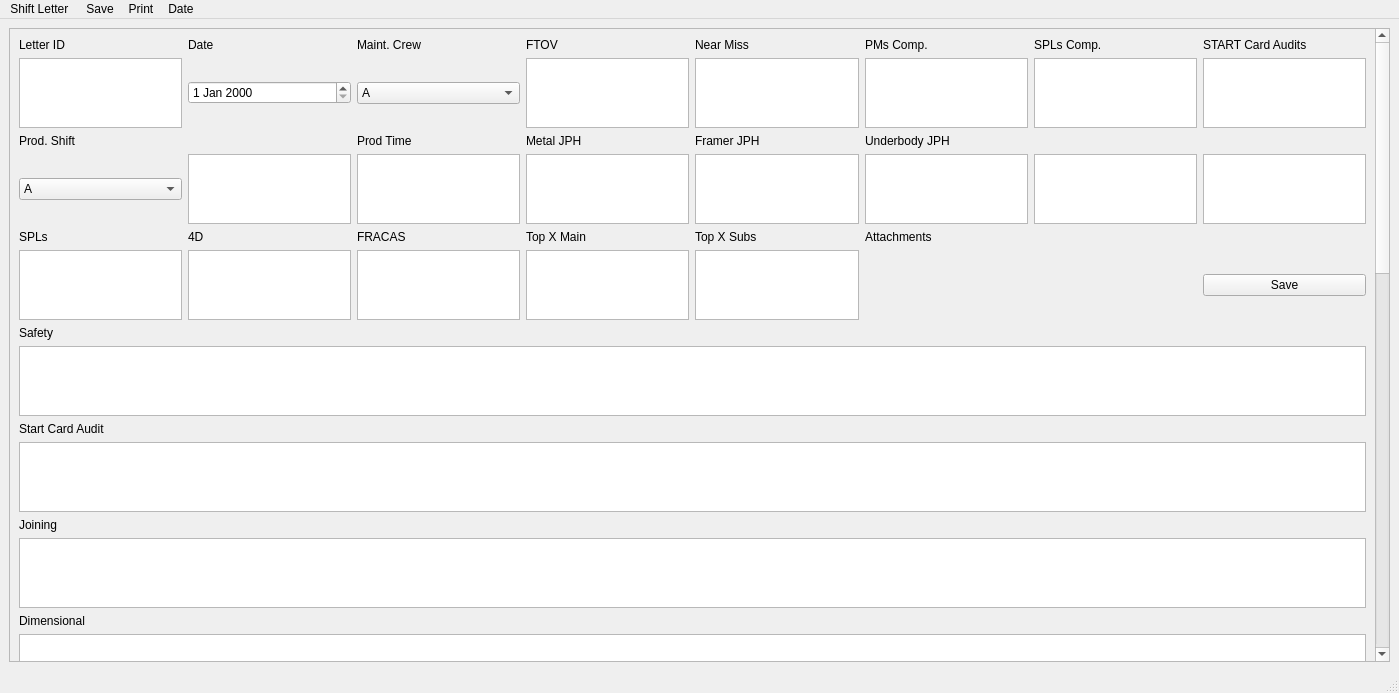
<?xml version="1.0" encoding="UTF-8"?>
<ui version="4.0">
 <class>MainWindow</class>
 <widget class="QMainWindow" name="MainWindow">
  <property name="geometry">
   <rect>
    <x>0</x>
    <y>0</y>
    <width>1399</width>
    <height>693</height>
   </rect>
  </property>
  <property name="windowTitle">
   <string>MainWindow</string>
  </property>
  <widget class="QWidget" name="centralwidget">
   <layout class="QHBoxLayout" name="horizontalLayout">
    <item>
     <layout class="QVBoxLayout" name="verticalLayout">
      <item>
       <widget class="QScrollArea" name="scrollArea">
        <property name="widgetResizable">
         <bool>true</bool>
        </property>
        <widget class="QWidget" name="scrollAreaWidgetContents_2">
         <property name="geometry">
          <rect>
           <x>0</x>
           <y>0</y>
           <width>1360</width>
           <height>1896</height>
          </rect>
         </property>
         <layout class="QGridLayout" name="gridLayout_4">
          <item row="0" column="0">
           <layout class="QHBoxLayout" name="horizontalLayout_2">
            <item>
             <layout class="QVBoxLayout" name="verticalLayout_3">
              <property name="bottomMargin">
               <number>9</number>
              </property>
              <item>
               <layout class="QGridLayout" name="gridLayout_6">
                <item row="0" column="3">
                 <widget class="QLabel" name="label_28">
                  <property name="maximumSize">
                   <size>
                    <width>120</width>
                    <height>16777215</height>
                   </size>
                  </property>
                  <property name="text">
                   <string>FTOV</string>
                  </property>
                 </widget>
                </item>
                <item row="3" column="7">
                 <widget class="QTextEdit" name="textEdit_34"/>
                </item>
                <item row="1" column="5">
                 <widget class="QTextEdit" name="textEdit_30"/>
                </item>
                <item row="3" column="6">
                 <widget class="QTextEdit" name="textEdit_33"/>
                </item>
                <item row="4" column="3">
                 <widget class="QLabel" name="label_40">
                  <property name="maximumSize">
                   <size>
                    <width>1000</width>
                    <height>16777215</height>
                   </size>
                  </property>
                  <property name="text">
                   <string>Top X Main</string>
                  </property>
                 </widget>
                </item>
                <item row="3" column="2">
                 <widget class="QTextEdit" name="textEdit_26"/>
                </item>
                <item row="0" column="4">
                 <widget class="QLabel" name="label_27">
                  <property name="maximumSize">
                   <size>
                    <width>120</width>
                    <height>16777215</height>
                   </size>
                  </property>
                  <property name="text">
                   <string>Near Miss</string>
                  </property>
                 </widget>
                </item>
                <item row="1" column="1">
                 <widget class="QDateEdit" name="dateEdit"/>
                </item>
                <item row="4" column="2">
                 <widget class="QLabel" name="label_39">
                  <property name="maximumSize">
                   <size>
                    <width>1000</width>
                    <height>16777215</height>
                   </size>
                  </property>
                  <property name="text">
                   <string>FRACAS</string>
                  </property>
                 </widget>
                </item>
                <item row="3" column="5">
                 <widget class="QTextEdit" name="textEdit_29"/>
                </item>
                <item row="4" column="0">
                 <widget class="QLabel" name="label_32">
                  <property name="maximumSize">
                   <size>
                    <width>1000</width>
                    <height>16777215</height>
                   </size>
                  </property>
                  <property name="text">
                   <string>SPLs</string>
                  </property>
                 </widget>
                </item>
                <item row="2" column="4">
                 <widget class="QLabel" name="label_35">
                  <property name="maximumSize">
                   <size>
                    <width>120</width>
                    <height>16777215</height>
                   </size>
                  </property>
                  <property name="text">
                   <string>Framer JPH</string>
                  </property>
                 </widget>
                </item>
                <item row="1" column="6">
                 <widget class="QTextEdit" name="textEdit_31"/>
                </item>
                <item row="1" column="4">
                 <widget class="QTextEdit" name="textEdit_22"/>
                </item>
                <item row="5" column="0">
                 <widget class="QTextBrowser" name="textBrowser"/>
                </item>
                <item row="2" column="2">
                 <widget class="QLabel" name="label_33">
                  <property name="maximumSize">
                   <size>
                    <width>120</width>
                    <height>16777215</height>
                   </size>
                  </property>
                  <property name="text">
                   <string>Prod Time</string>
                  </property>
                 </widget>
                </item>
                <item row="0" column="0">
                 <widget class="QLabel" name="label_4">
                  <property name="maximumSize">
                   <size>
                    <width>120</width>
                    <height>16777215</height>
                   </size>
                  </property>
                  <property name="text">
                   <string>Letter ID</string>
                  </property>
                 </widget>
                </item>
                <item row="0" column="7">
                 <widget class="QLabel" name="label_37">
                  <property name="maximumSize">
                   <size>
                    <width>200</width>
                    <height>16777215</height>
                   </size>
                  </property>
                  <property name="text">
                   <string>START Card Audits</string>
                  </property>
                 </widget>
                </item>
                <item row="2" column="0">
                 <widget class="QLabel" name="label_31">
                  <property name="maximumSize">
                   <size>
                    <width>120</width>
                    <height>16777215</height>
                   </size>
                  </property>
                  <property name="text">
                   <string>Prod. Shift</string>
                  </property>
                 </widget>
                </item>
                <item row="4" column="5">
                 <widget class="QLabel" name="label_42">
                  <property name="maximumSize">
                   <size>
                    <width>1000</width>
                    <height>16777215</height>
                   </size>
                  </property>
                  <property name="text">
                   <string>Attachments</string>
                  </property>
                 </widget>
                </item>
                <item row="3" column="4">
                 <widget class="QTextEdit" name="textEdit_28"/>
                </item>
                <item row="5" column="1">
                 <widget class="QTextBrowser" name="textBrowser_2"/>
                </item>
                <item row="0" column="5">
                 <widget class="QLabel" name="label_26">
                  <property name="maximumSize">
                   <size>
                    <width>120</width>
                    <height>16777215</height>
                   </size>
                  </property>
                  <property name="text">
                   <string>PMs Comp.</string>
                  </property>
                 </widget>
                </item>
                <item row="1" column="0">
                 <widget class="QTextEdit" name="textEdit_24"/>
                </item>
                <item row="2" column="5">
                 <widget class="QLabel" name="label_36">
                  <property name="maximumSize">
                   <size>
                    <width>150</width>
                    <height>16777215</height>
                   </size>
                  </property>
                  <property name="text">
                   <string>Underbody JPH</string>
                  </property>
                 </widget>
                </item>
                <item row="0" column="6">
                 <widget class="QLabel" name="label_23">
                  <property name="maximumSize">
                   <size>
                    <width>120</width>
                    <height>16777215</height>
                   </size>
                  </property>
                  <property name="text">
                   <string>SPLs Comp.</string>
                  </property>
                 </widget>
                </item>
                <item row="3" column="1">
                 <widget class="QTextEdit" name="textEdit_25"/>
                </item>
                <item row="5" column="4">
                 <widget class="QTextBrowser" name="textBrowser_5"/>
                </item>
                <item row="5" column="3">
                 <widget class="QTextBrowser" name="textBrowser_4"/>
                </item>
                <item row="4" column="1">
                 <widget class="QLabel" name="label_38">
                  <property name="maximumSize">
                   <size>
                    <width>1000</width>
                    <height>16777215</height>
                   </size>
                  </property>
                  <property name="text">
                   <string>4D</string>
                  </property>
                 </widget>
                </item>
                <item row="0" column="1">
                 <widget class="QLabel" name="label_30">
                  <property name="maximumSize">
                   <size>
                    <width>120</width>
                    <height>16777215</height>
                   </size>
                  </property>
                  <property name="text">
                   <string>Date</string>
                  </property>
                 </widget>
                </item>
                <item row="1" column="3">
                 <widget class="QTextEdit" name="textEdit_23"/>
                </item>
                <item row="3" column="0">
                 <widget class="QComboBox" name="comboBox_6">
                  <item>
                   <property name="text">
                    <string>A</string>
                   </property>
                  </item>
                  <item>
                   <property name="text">
                    <string>B</string>
                   </property>
                  </item>
                  <item>
                   <property name="text">
                    <string>C</string>
                   </property>
                  </item>
                  <item>
                   <property name="text">
                    <string>D</string>
                   </property>
                  </item>
                 </widget>
                </item>
                <item row="1" column="7">
                 <widget class="QTextEdit" name="textEdit_32"/>
                </item>
                <item row="0" column="2">
                 <widget class="QLabel" name="label_29">
                  <property name="maximumSize">
                   <size>
                    <width>120</width>
                    <height>16777215</height>
                   </size>
                  </property>
                  <property name="text">
                   <string>Maint. Crew</string>
                  </property>
                 </widget>
                </item>
                <item row="5" column="2">
                 <widget class="QTextBrowser" name="textBrowser_3"/>
                </item>
                <item row="2" column="3">
                 <widget class="QLabel" name="label_34">
                  <property name="maximumSize">
                   <size>
                    <width>120</width>
                    <height>16777215</height>
                   </size>
                  </property>
                  <property name="text">
                   <string>Metal JPH</string>
                  </property>
                 </widget>
                </item>
                <item row="3" column="3">
                 <widget class="QTextEdit" name="textEdit_27"/>
                </item>
                <item row="1" column="2">
                 <widget class="QComboBox" name="comboBox_2">
                  <item>
                   <property name="text">
                    <string>A</string>
                   </property>
                  </item>
                  <item>
                   <property name="text">
                    <string>B</string>
                   </property>
                  </item>
                  <item>
                   <property name="text">
                    <string>C</string>
                   </property>
                  </item>
                  <item>
                   <property name="text">
                    <string>D</string>
                   </property>
                  </item>
                 </widget>
                </item>
                <item row="4" column="4">
                 <widget class="QLabel" name="label_41">
                  <property name="maximumSize">
                   <size>
                    <width>1000</width>
                    <height>16777215</height>
                   </size>
                  </property>
                  <property name="text">
                   <string>Top X Subs</string>
                  </property>
                 </widget>
                </item>
                <item row="5" column="7">
                 <widget class="QPushButton" name="savePB">
                  <property name="text">
                   <string>Save</string>
                  </property>
                 </widget>
                </item>
               </layout>
              </item>
              <item>
               <widget class="QLabel" name="label_2">
                <property name="text">
                 <string>Safety</string>
                </property>
               </widget>
              </item>
              <item>
               <widget class="QTextEdit" name="textEdit_3"/>
              </item>
              <item>
               <widget class="QLabel" name="label_3">
                <property name="text">
                 <string>Start Card Audit</string>
                </property>
               </widget>
              </item>
              <item>
               <widget class="QTextEdit" name="textEdit"/>
              </item>
              <item>
               <widget class="QLabel" name="label_5">
                <property name="text">
                 <string>Joining</string>
                </property>
               </widget>
              </item>
              <item>
               <widget class="QTextEdit" name="textEdit_2"/>
              </item>
              <item>
               <widget class="QLabel" name="label_6">
                <property name="text">
                 <string>Dimensional</string>
                </property>
               </widget>
              </item>
              <item>
               <widget class="QTextEdit" name="textEdit_4"/>
              </item>
              <item>
               <widget class="QLabel" name="label_13">
                <property name="text">
                 <string>Delivery - Breakdowns</string>
                </property>
               </widget>
              </item>
              <item>
               <widget class="QTextEdit" name="textEdit_5"/>
              </item>
              <item>
               <widget class="QLabel" name="label_14">
                <property name="text">
                 <string>Top X Actions</string>
                </property>
               </widget>
              </item>
              <item>
               <widget class="QTextEdit" name="textEdit_6"/>
              </item>
              <item>
               <widget class="QLabel" name="label_15">
                <property name="text">
                 <string>Manning/Materials</string>
                </property>
               </widget>
              </item>
              <item>
               <widget class="QTextEdit" name="textEdit_17"/>
              </item>
              <item>
               <widget class="QLabel" name="label_16">
                <property name="text">
                 <string>Recognition</string>
                </property>
               </widget>
              </item>
              <item>
               <widget class="QTextEdit" name="textEdit_18"/>
              </item>
              <item>
               <widget class="QLabel" name="label_17">
                <property name="text">
                 <string>Notifications - HR - Training</string>
                </property>
               </widget>
              </item>
              <item>
               <widget class="QTextEdit" name="textEdit_16"/>
              </item>
              <item>
               <widget class="QLabel" name="label_18">
                <property name="text">
                 <string>Equipment Failures</string>
                </property>
               </widget>
              </item>
              <item>
               <widget class="QTextEdit" name="textEdit_15"/>
              </item>
              <item>
               <widget class="QLabel" name="label_19">
                <property name="text">
                 <string>Door Repairs</string>
                </property>
               </widget>
              </item>
              <item>
               <widget class="QTextEdit" name="textEdit_20"/>
              </item>
              <item>
               <widget class="QLabel" name="label_21">
                <property name="text">
                 <string>Equipment Repairs</string>
                </property>
               </widget>
              </item>
              <item>
               <widget class="QTextEdit" name="textEdit_19"/>
              </item>
              <item>
               <widget class="QLabel" name="label_20">
                <property name="text">
                 <string>Follow-Up Needed</string>
                </property>
               </widget>
              </item>
              <item>
               <widget class="QTextEdit" name="textEdit_21"/>
              </item>
              <item>
               <widget class="QLabel" name="label_22">
                <property name="text">
                 <string>Environmental</string>
                </property>
               </widget>
              </item>
              <item>
               <widget class="QTextEdit" name="textEdit_7"/>
              </item>
             </layout>
            </item>
           </layout>
          </item>
         </layout>
        </widget>
       </widget>
      </item>
     </layout>
    </item>
   </layout>
  </widget>
  <widget class="QMenuBar" name="menubar">
   <property name="geometry">
    <rect>
     <x>0</x>
     <y>0</y>
     <width>1399</width>
     <height>37</height>
    </rect>
   </property>
   <widget class="QMenu" name="menuNight_Letter">
    <property name="title">
     <string>Shift Letter </string>
    </property>
    <widget class="QMenu" name="menuOption_2">
     <property name="title">
      <string>Shutdown Form</string>
     </property>
     <addaction name="actionOption_A"/>
     <addaction name="separator"/>
     <addaction name="actionOption_B"/>
    </widget>
    <addaction name="separator"/>
    <addaction name="menuOption_2"/>
    <addaction name="separator"/>
    <addaction name="actionOption_3"/>
    <addaction name="separator"/>
    <addaction name="actionStartup_Checklist"/>
    <addaction name="actionRecognition"/>
    <addaction name="actionStart_Card_Report"/>
   </widget>
   <widget class="QMenu" name="menuSave">
    <property name="title">
     <string>Save</string>
    </property>
   </widget>
   <widget class="QMenu" name="menuPrint">
    <property name="title">
     <string>Print</string>
    </property>
   </widget>
   <widget class="QMenu" name="menuDate">
    <property name="title">
     <string>Date</string>
    </property>
   </widget>
   <addaction name="menuNight_Letter"/>
   <addaction name="menuSave"/>
   <addaction name="menuPrint"/>
   <addaction name="menuDate"/>
  </widget>
  <widget class="QStatusBar" name="statusbar"/>
  <action name="actionOption_3">
   <property name="text">
    <string>Weekend Form</string>
   </property>
  </action>
  <action name="actionOption_A">
   <property name="text">
    <string>Option A</string>
   </property>
  </action>
  <action name="actionOption_B">
   <property name="text">
    <string>Option B</string>
   </property>
  </action>
  <action name="actionStartup_Checklist">
   <property name="text">
    <string>Startup Checklist</string>
   </property>
  </action>
  <action name="actionRecognition">
   <property name="text">
    <string>Recognition</string>
   </property>
  </action>
  <action name="actionStart_Card_Report">
   <property name="text">
    <string>Start Card Report</string>
   </property>
  </action>
 </widget>
 <resources/>
 <connections>
  <connection>
   <sender>savePB</sender>
   <signal>clicked()</signal>
   <receiver>MainWindow</receiver>
   <slot>update()</slot>
   <hints>
    <hint type="sourcelabel">
     <x>1223</x>
     <y>353</y>
    </hint>
    <hint type="destinationlabel">
     <x>951</x>
     <y>-5</y>
    </hint>
   </hints>
  </connection>
 </connections>
</ui>
